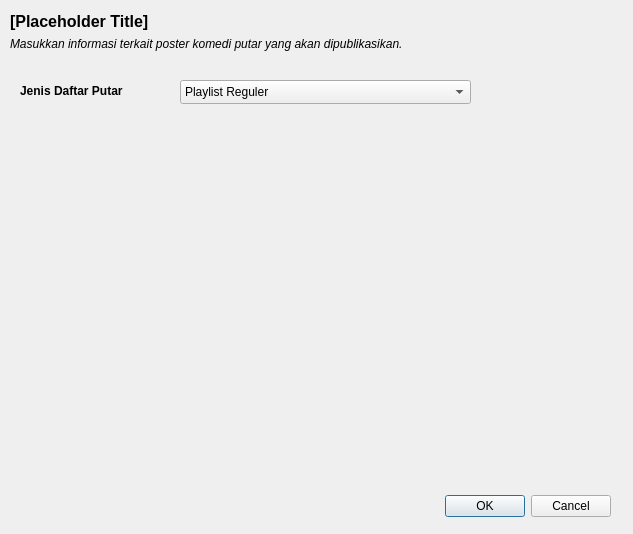
<?xml version="1.0" encoding="UTF-8"?>
<ui version="4.0">
 <class>Dialog</class>
 <widget class="QDialog" name="Dialog">
  <property name="windowModality">
   <enum>Qt::WindowModal</enum>
  </property>
  <property name="geometry">
   <rect>
    <x>0</x>
    <y>0</y>
    <width>633</width>
    <height>534</height>
   </rect>
  </property>
  <property name="windowTitle">
   <string>Tambah/Edit Daftar Putar YouTube</string>
  </property>
  <widget class="QDialogButtonBox" name="button_box">
   <property name="geometry">
    <rect>
     <x>20</x>
     <y>490</y>
     <width>591</width>
     <height>32</height>
    </rect>
   </property>
   <property name="orientation">
    <enum>Qt::Horizontal</enum>
   </property>
   <property name="standardButtons">
    <set>QDialogButtonBox::Cancel|QDialogButtonBox::Ok</set>
   </property>
  </widget>
  <widget class="QLabel" name="app_title">
   <property name="geometry">
    <rect>
     <x>10</x>
     <y>10</y>
     <width>391</width>
     <height>21</height>
    </rect>
   </property>
   <property name="font">
    <font>
     <pointsize>12</pointsize>
     <weight>75</weight>
     <bold>true</bold>
    </font>
   </property>
   <property name="text">
    <string>[Placeholder Title]</string>
   </property>
   <property name="alignment">
    <set>Qt::AlignBottom|Qt::AlignLeading|Qt::AlignLeft</set>
   </property>
  </widget>
  <widget class="QLabel" name="app_title_2">
   <property name="geometry">
    <rect>
     <x>10</x>
     <y>30</y>
     <width>601</width>
     <height>21</height>
    </rect>
   </property>
   <property name="font">
    <font>
     <pointsize>9</pointsize>
     <weight>50</weight>
     <italic>true</italic>
     <bold>false</bold>
    </font>
   </property>
   <property name="text">
    <string>Masukkan informasi terkait poster komedi putar yang akan dipublikasikan.</string>
   </property>
   <property name="alignment">
    <set>Qt::AlignBottom|Qt::AlignLeading|Qt::AlignLeft</set>
   </property>
  </widget>
  <widget class="QLabel" name="label_11">
   <property name="geometry">
    <rect>
     <x>20</x>
     <y>80</y>
     <width>151</width>
     <height>21</height>
    </rect>
   </property>
   <property name="font">
    <font>
     <weight>75</weight>
     <bold>true</bold>
    </font>
   </property>
   <property name="text">
    <string>Jenis Daftar Putar</string>
   </property>
  </widget>
  <widget class="QComboBox" name="playlist_type">
   <property name="geometry">
    <rect>
     <x>180</x>
     <y>80</y>
     <width>291</width>
     <height>24</height>
    </rect>
   </property>
   <item>
    <property name="text">
     <string>Playlist Reguler</string>
    </property>
   </item>
   <item>
    <property name="text">
     <string>RSS</string>
    </property>
   </item>
  </widget>
  <widget class="QWidget" name="gridLayoutWidget">
   <property name="geometry">
    <rect>
     <x>20</x>
     <y>110</y>
     <width>601</width>
     <height>371</height>
    </rect>
   </property>
   <layout class="QGridLayout" name="fragment_layout"/>
  </widget>
 </widget>
 <resources/>
 <connections>
  <connection>
   <sender>button_box</sender>
   <signal>accepted()</signal>
   <receiver>Dialog</receiver>
   <slot>accept()</slot>
   <hints>
    <hint type="sourcelabel">
     <x>248</x>
     <y>254</y>
    </hint>
    <hint type="destinationlabel">
     <x>157</x>
     <y>274</y>
    </hint>
   </hints>
  </connection>
  <connection>
   <sender>button_box</sender>
   <signal>rejected()</signal>
   <receiver>Dialog</receiver>
   <slot>reject()</slot>
   <hints>
    <hint type="sourcelabel">
     <x>316</x>
     <y>260</y>
    </hint>
    <hint type="destinationlabel">
     <x>286</x>
     <y>274</y>
    </hint>
   </hints>
  </connection>
 </connections>
</ui>
